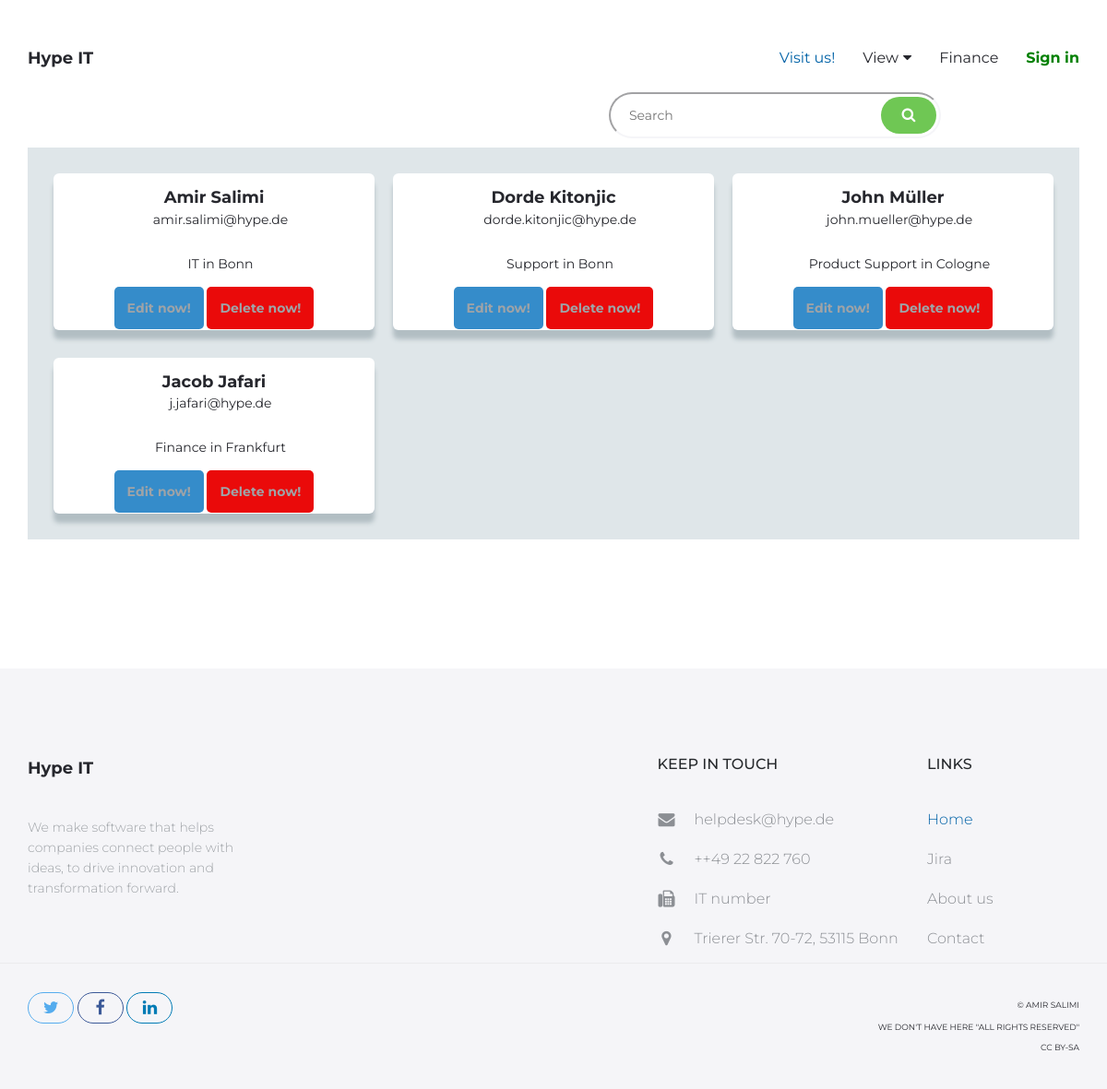
The app's page /staff/extern/ with its own data.
### account/models.py (models this page shows, shortened)
class Staff(models.Model):
    fName = models.CharField(max_length=30)
    lName = models.CharField(max_length=50)
    email = models.EmailField(default='@hype.de')
    city = models.ForeignKey(to='City', on_delete=models.PROTECT)
    department = models.ForeignKey(to='Department', on_delete=models.Prefetch)
    active = models.BooleanField()
    comment = models.TextField(blank=True)

class Department(models.Model):
    department = models.CharField(max_length=50)
    def __str__(self):
        return self.department

class City(models.Model):
    city = models.CharField(max_length=30)
    def __str__(self):
        return self.city

### account/views.py (the view)
# urls.py: path('extern/', views.staffView ),
def staffView(request):
    staff = Staff.objects.all()
    context = {
        'staff' : staff,
    }
    return render(request, "account/staff.html", context)

### account/templates/account/staff.html (shortened to what this page needs)
{% extends 'account/index.html' %}
{% load widget_tweaks %}
{% block body %}
<main id="main" class="site-main">
    <section class="site-section section-ui-elements">
        <form class="form-group" method="POST" action="{% url 'search-staff' %}">
            <input type="search" class="aform-control" placeholder="Search" name="searched">
            <button class="btn btn-green" type="submit"><i class="fa fa-search" aria-hidden="true"></i></button>
        </form> <br><br>
        <div class="container">
            <br class="typography">
            <section class="ainfo-list">
                <div class="abox-container">
                    {% if staff %}
                    {% for staffs in staff %}
                    <div class="abox">
                        <div class="aname">{{ staffs.fName }} {{ staffs.lName }}</div>
                        <div class="atext">{{ staffs.email }}</div>
                        <div class="atext">{{ staffs.department }} in {{ staffs.city }}</div>
                        <div>
                            <a class="aedit-button" href="/staff/edit/{{ staffs.id }}/">Edit now!</a>
                            <a onclick=accept(); class="adelete-button" href="/staff/delete/{{ staffs.id }}/">Delete
                                now!</a>
                        </div>
                    </div>
                    {% endfor %}
                    {% endif %}
                </div>
            </section>
        </div>
    </section>
</main>
{% endblock %}

### account/templates/account/index.html (shortened to what this page needs)
{% load static %}
<!DOCTYPE html>
<html lang="en">
<head>
    <link rel="stylesheet" href="http://cdnjs.cloudflare.com/ajax/libs/font-awesome/4.4.0/css/font-awesome.min.css">
    <link href="{% static 'account/css/bootstrap.min.css' %}" rel="stylesheet">
    <link href="{% static 'account/css/style.css' %}" rel="stylesheet">
    <link href="{% static 'account/css/responsive.css' %}" rel="stylesheet">
    <link href="{% static 'account/css/mystyle.css' %}" rel="stylesheet">
</head>
<body>
    <header id="masthead" class="site-header">
        <nav id="primary-navigation" class="site-navigation">
            <div class="container">
                <div class="navbar-header">
                    <a href="/" class="site-title"><span>Hype IT</span></a>
                </div>
                <div class="collapse navbar-collapse" id="agency-navbar-collapse">
                    <ul class="nav navbar-nav navbar-right">
                        <li class="active"><a href="https://www.hypeinnovation.com/en/" data-toggle="dropdown">Visit
                                us!</a></li>
                        <li class="dropdown"><a href="#" class="dropdown-toggle" data-toggle="dropdown">View<i
                                    class="fa fa-caret-down hidden-xs" aria-hidden="true"></i></a>
                        </li>
                        <li><a href="/device/finance/">Finance</a></li>
                        {% if user.is_authenticated %}
                        <li><a href="/register/">New user</a></li>
                        <li><a style="color: red; font-weight: bold;" href="/logout">Sign out</a></li>
                        {% else %}
                        <li><a style="color: green; font-weight: bold;" href="/login">Sign in</a></li>
                        {% endif %}
                    </ul>
                </div>
            </div>
        </nav>
    </header>
    {% block body %} {% endblock %}
    <footer id="colophon" class="site-footer">
        <div class="container" style="padding-bottom: 15px;">
            <div class="row">
                <div class="col-md-3 col-sm-4 col-xs-6">
                    <a class="site-title"><span>Hype IT</span></a>
                    <p>We make software that helps companies connect people with ideas, to drive innovation and
                        transformation forward.</p>
                </div>
                <div class="col-lg-offset-4 col-md-3 col-sm-4 col-md-offset-2 col-sm-offset-0 col-xs-6 ">
                    <h3>Keep in touch</h3>
                    <ul class="list-unstyled contact-links">
                        <li><i class="fa fa-envelope" aria-hidden="true"></i><a
                                href="mailto:helpdesk@hype.de">helpdesk@hype.de</a></li>
                        <li><i class="fa fa-phone" aria-hidden="true"></i><a href="tel:+4922822760">++49 22 822 760
                            </a></li>
                        <li><i class="fa fa-fax" aria-hidden="true"></i><a href="#">IT number</a>
                        </li>
                        <li><i class="fa fa-map-marker" aria-hidden="true"></i>
                            <p>Trierer Str. 70-72, 53115 Bonn</p>
                        </li>
                    </ul>
                </div>
                <div class="col-lg-2 col-md-3 col-sm-4 col-xs-6">
                    <h3>Links</h3>
                    <ul class="list-unstyled">
                        <li class="active"><a href="/">Home</a></li>
                        <li><a href="http://jira.hype.internal">Jira</a></li>
                        <li><a href="https://www.hypeinnovation.com/en/about">About us</a></li>
                        <li><a href="contact.html">Contact</a></li>
                    </ul>
                </div>
            </div>
        </div>
        <div class="copyright">
            <div class="container">
                <div class="row">
                    <div class="col-xs-8">
                        <div class="social-links">
                            <a class="twitter-bg" href="https://twitter.com/hypeinnovation"><i
                                    class="fa fa-twitter"></i></a>
                            <a class="facebook-bg" href="https://www.facebook.com/213441562006870"><i
                                    class="fa fa-facebook"></i></a>
                            <a class="linkedin-bg" href="https://www.linkedin.com/company/90989"><i
                                    class="fa fa-linkedin"></i></a>
                        </div>
                    </div>
                    <div class="col-xs-4">
                        <div class="text-right">
                            <p>&copy; Amir Salimi</p>
                            <p>We don't have here "All Rights Reserved"<br>CC BY-SA</p>
                        </div>
                    </div>
                </div>
            </div>
        </div>
    </footer>
</body>
</html>

### account/static/account/css/style.css (style rules this page uses)
a { transition: all 0.25s ease-in-out; -moz-transition: all 0.25s ease-in-out; -webkit-transition: all 0.25s ease-in-out; -o-transition: all 0.25s ease-in-out; -ms-transition: all 0.25s ease-in-out; cursor: pointer; color: #9fa3a7; }
p { margin-bottom: 0; font-size: 14px; font-weight: 300; color: #9fa3a7; line-height: 22px; }
h1, h2, h3, h4, h5 { color: #26292c; }
p+p { margin-top: 40px; }
.btn { line-height: 50px; min-width: 200px; font-size: 16px; font-weight: 300; border: 0; border-radius: 50px; color: #26272d; background-color: #fff; padding: 0; transition: color 0.25s ease-in-out, background-color 0.25s ease-in-out; -moz-transition: color 0.25s ease-in-out, background-color 0.25s ease-in-out; -webkit-transition: color 0.25s ease-in-out, background-color 0.25s ease-in-out; -o-transition: color 0.25s ease-in-out, background-color 0.25s ease-in-out; -ms-transition: color 0.25s ease-in-out, background-color 0.25s ease-in-out; }
.btn-green { background-color: #6fc754; color: #fff; }
.form-group { position: relative; margin: 0 auto; width: 100%; right: 15%; }
.form-group .btn { position: absolute; top: 5px; right: 5px; line-height: 40px; min-width: 60px; font-size: 16px; border-radius: 25px; }
html, body { width: 100%; height: 100%; margin: 0; padding: 0; font-family: 'Montserrat', sans-serif; color: #26272d; }
.site-header { position: absolute; padding: 50px 0 0; background-color: transparent; width: 100%; z-index: 3; }
.site-title { font-size: 18px; line-height: 26px; color: #26272d; }
.site-title span { font-weight: 700; }
.navbar-collapse { text-align: center; }
.navbar-nav { float: none; display: inline-block; }
.navbar-nav>li>a, .slicknav_nav>li>a { padding: 0; font-size: 16px; position: relative; color: #26272d; line-height: 26px; }
.navbar-nav>li>a i { margin-left: 5px; }
.navbar-nav>li+li { margin-left: 30px; }
.nav .open>a, .nav .open>a:focus, .nav .open>a:hover, .navbar-nav>li>a:hover, .navbar-nav>li>a:focus, .navbar-nav>li.active>a, .navbar-collapse li a:hover, .dropdown.open>a, .site-header-white .dropdown.open>a, .dropdown-menu a:hover, .dropdown:hover>a, .dropdown-menu>li>a:focus, .dropdown-menu li a:hover, .slicknav_nav>li.active a, .slicknav_open .slicknav_arrow, .slicknav_nav>li a:hover { background-color: transparent; color: #0062a7; }
.site-section { padding: 100px 0 140px; }
.site-footer { background-color: #f5f5f8; padding-top: 95px; }
.site-footer .site-title { display: inline-block; margin-bottom: 40px; }
.site-footer h3 { font-size: 16px; text-transform: uppercase; margin: 0 0 40px; }
.site-footer>.container { padding-bottom: 170px; }
.site-footer .list-unstyled li+li { margin-top: 20px; }
.contact-links li { position: relative; }
.contact-links li i { position: absolute; top: 50%; width: 20px; text-align: center; font-size: 18px; color: #8c8f94; transform: translateY(-50%); -moz-transform: translateY(-50%); -webkit-transform: translateY(-50%); -o-transform: translateY(-50%); -ms-transform: translateY(-50%); }
.contact-links li a, .contact-links li p { margin-left: 40px; }
.list-unstyled { margin-bottom: 0; }
.list-unstyled li a, .list-unstyled li p { font-size: 16px; color: #8c8f94; font-weight: 300; }
.list-unstyled li a:hover, .list-unstyled li.active a { color: #0062a7; }
.copyright { padding: 30px 0; border-top: 1px solid rgba(38, 41, 44, 0.05); }
.social-links a { line-height: 36px; padding: 5px 15px; font-size: 18px; border: 1px solid; border-radius: 50px; }
.social-links a i { width: 18px; text-align: center; }
a.twitter-bg { color: #55acee; border-color: #55acee; }
a.facebook-bg { color: #3b5998; border-color: #3b5998; }
a.linkedin-bg { color: #007bb5; border-color: #007bb5; }
.copyright .text-right { padding: 4px 0; }
.copyright p { font-size: 9px; font-weight: 400; text-transform: uppercase; color: #26272d; }
.copyright p+p { margin-top: 2px; }

### records on screen
Staff: fName "Amir", lName "Salimi", email "amir.salimi@hype.de", department "IT", city "Bonn"
Staff: fName "Dorde", lName "Kitonjic", email "dorde.kitonjic@hype.de", department "Support", city "Bonn"
Staff: fName "John", lName "Müller", email "john.mueller@hype.de", department "Product Support", city "Cologne"
Staff: fName "Jacob", lName "Jafari", email "j.jafari@hype.de", department "Finance", city "Frankfurt"
